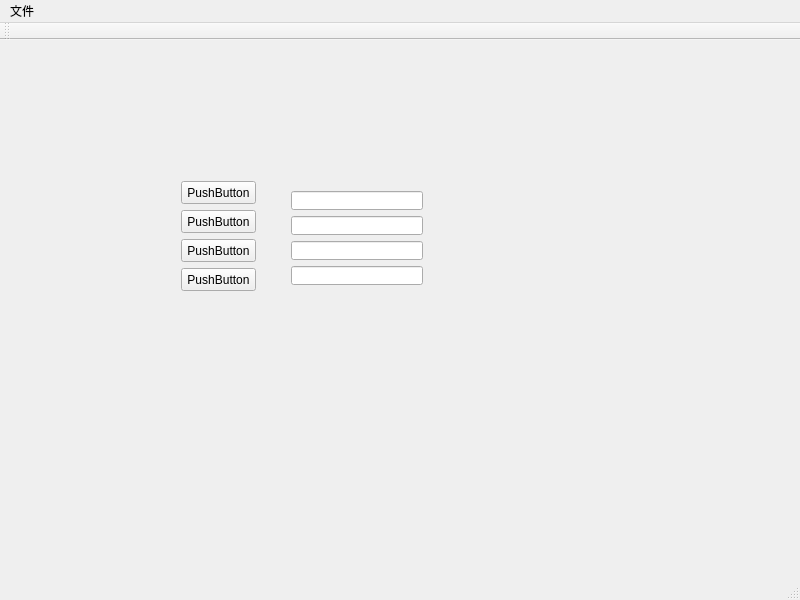
<?xml version="1.0" encoding="UTF-8"?>
<ui version="4.0">
 <class>MainWindow</class>
 <widget class="QMainWindow" name="MainWindow">
  <property name="geometry">
   <rect>
    <x>0</x>
    <y>0</y>
    <width>800</width>
    <height>600</height>
   </rect>
  </property>
  <property name="windowTitle">
   <string>MainWindow</string>
  </property>
  <widget class="QWidget" name="centralwidget">
   <widget class="QPushButton" name="pushButton">
    <property name="geometry">
     <rect>
      <x>181</x>
      <y>141</y>
      <width>75</width>
      <height>23</height>
     </rect>
    </property>
    <property name="text">
     <string>PushButton</string>
    </property>
   </widget>
   <widget class="QLineEdit" name="lineEdit">
    <property name="geometry">
     <rect>
      <x>291</x>
      <y>151</y>
      <width>132</width>
      <height>19</height>
     </rect>
    </property>
   </widget>
   <widget class="QPushButton" name="pushButton_2">
    <property name="geometry">
     <rect>
      <x>181</x>
      <y>170</y>
      <width>75</width>
      <height>23</height>
     </rect>
    </property>
    <property name="text">
     <string>PushButton</string>
    </property>
   </widget>
   <widget class="QPushButton" name="pushButton_3">
    <property name="geometry">
     <rect>
      <x>181</x>
      <y>199</y>
      <width>75</width>
      <height>23</height>
     </rect>
    </property>
    <property name="text">
     <string>PushButton</string>
    </property>
   </widget>
   <widget class="QPushButton" name="pushButton_4">
    <property name="geometry">
     <rect>
      <x>181</x>
      <y>228</y>
      <width>75</width>
      <height>23</height>
     </rect>
    </property>
    <property name="text">
     <string>PushButton</string>
    </property>
   </widget>
   <widget class="QLineEdit" name="lineEdit_2">
    <property name="geometry">
     <rect>
      <x>291</x>
      <y>176</y>
      <width>132</width>
      <height>19</height>
     </rect>
    </property>
   </widget>
   <widget class="QLineEdit" name="lineEdit_3">
    <property name="geometry">
     <rect>
      <x>291</x>
      <y>201</y>
      <width>132</width>
      <height>19</height>
     </rect>
    </property>
   </widget>
   <widget class="QLineEdit" name="lineEdit_4">
    <property name="geometry">
     <rect>
      <x>291</x>
      <y>226</y>
      <width>132</width>
      <height>19</height>
     </rect>
    </property>
   </widget>
   <widget class="QStackedWidget" name="stackedWidget">
    <property name="geometry">
     <rect>
      <x>280</x>
      <y>290</y>
      <width>120</width>
      <height>80</height>
     </rect>
    </property>
    <property name="currentIndex">
     <number>0</number>
    </property>
    <widget class="QWidget" name="page"/>
    <widget class="QWidget" name="page_2"/>
   </widget>
  </widget>
  <widget class="QMenuBar" name="menubar">
   <property name="geometry">
    <rect>
     <x>0</x>
     <y>0</y>
     <width>800</width>
     <height>22</height>
    </rect>
   </property>
   <widget class="QMenu" name="menu">
    <property name="title">
     <string>文件</string>
    </property>
    <addaction name="actionopwn"/>
   </widget>
   <addaction name="menu"/>
  </widget>
  <widget class="QStatusBar" name="statusbar"/>
  <widget class="QToolBar" name="toolBar">
   <property name="windowTitle">
    <string>toolBar</string>
   </property>
   <attribute name="toolBarArea">
    <enum>TopToolBarArea</enum>
   </attribute>
   <attribute name="toolBarBreak">
    <bool>false</bool>
   </attribute>
  </widget>
  <action name="actionopwn">
   <property name="text">
    <string>opwn</string>
   </property>
  </action>
 </widget>
 <resources/>
 <connections/>
</ui>
